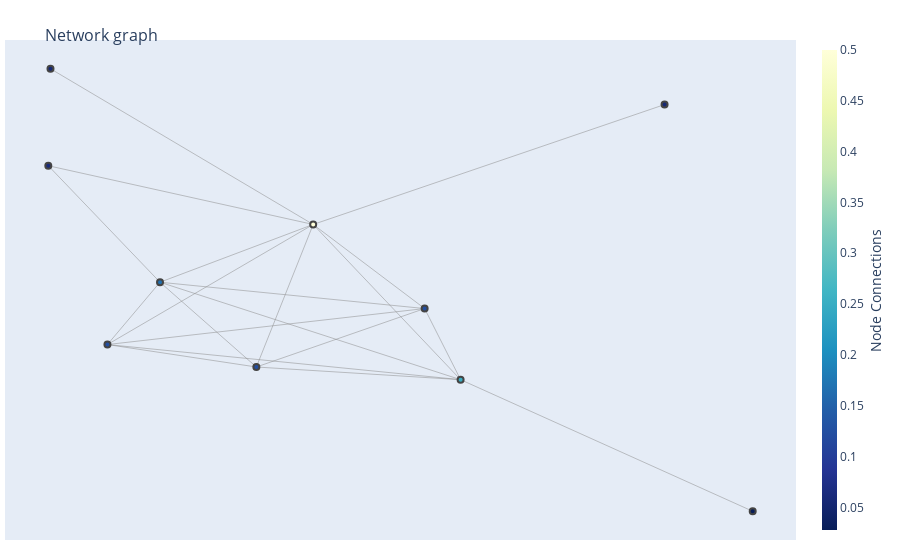

The cell this chart's notebook holds for it:
### Code cell
def remove_node_and_reconnect(g, node):
    neighbors = list(g.neighbors(node))
    for i in neighbors:
        for j in neighbors:
            if i != j:
                # Duplicated edges naturally not possible on a graph
                g.add_edge(i, j)
    # g.remove_node(node)
    
remove_node_and_reconnect(g, 0)
rumor_center_lookup = raw.get_rumor_centrality_lookup(raw.networkx_graph_to_adj_list(g))
markers = list(map(lambda x: x[1], sorted(rumor_center_lookup.items())))
plot_nx_graph(g, markers, [f"node {n} - {markers[i]}" for i, n in enumerate(g.nodes)])

### Figure 1 — Plotly figure (JSON) as saved in the notebook; plotly's stock layout.template omitted (floating-point values rounded to 4 significant figures)
{"data": [{"hoverinfo": "none", "line": {"color": "#888", "width": 0.5}, "mode": "lines", "type": "scatter", "x": [-0.09205, 0.1376, null, -0.09205, -0.01453, null, -0.09205, -0.2235, null, -0.09205, 0.1866, null, -0.09205, -0.2953, null, 0.1376, -0.01453, null, 0.1376, -0.2235, null, 0.1376, 0.1866, null, 0.1376, -0.2953, null, -0.01453, -0.01453, null, -0.01453, -0.373, null, -0.01453, -0.3759, null, -0.01453, 0.4649, null, -0.01453, -0.2235, null, -0.01453, 0.1866, null, -0.01453, -0.2953, null, -0.3759, -0.2235, null, -0.2235, 0.1866, null, -0.2235, -0.2953, null, 0.1866, 0.5852, null, 0.1866, -0.2953, null], "y": [-0.3877, -0.1396, null, -0.3877, 0.2174, null, -0.3877, -0.02781, null, -0.3877, -0.4415, null, -0.3877, -0.2924, null, -0.1396, 0.2174, null, -0.1396, -0.02781, null, -0.1396, -0.4415, null, -0.1396, -0.2924, null, 0.2174, 0.2174, null, 0.2174, 0.8784, null, 0.2174, 0.4667, null, 0.2174, 0.7264, null, 0.2174, -0.02781, null, 0.2174, -0.4415, null, 0.2174, -0.2924, null, 0.4667, -0.02781, null, -0.02781, -0.4415, null, -0.02781, -0.2924, null, -0.4415, -1, null, -0.4415, -0.2924, null]}, {"hoverinfo": "text", "marker": {"color": [0.125, 0.125, 0.5, 0.0625, 0.1667, 0.25, 0.05556, 0.05556, 0.02778, 0.125], "colorbar": {"thickness": 15, "title": {"side": "right", "text": "Node Connections"}, "xanchor": "left"}, "colorscale": [[0, "rgb(255,255,217)"], [0.125, "rgb(237,248,177)"], [0.25, "rgb(199,233,180)"], [0.375, "rgb(127,205,187)"], [0.5, "rgb(65,182,196)"], [0.625, "rgb(29,145,192)"], [0.75, "rgb(34,94,168)"], [0.875, "rgb(37,52,148)"], [1, "rgb(8,29,88)"]], "line": {"width": 2}, "reversescale": true, "showscale": true}, "mode": "markers", "text": ["node 0 - 0.125", "node 1 - 0.125", "node 2 - 0.5", "node 3 - 0.0625", "node 4 - 0.16666666666666666", "node 5 - 0.25", "node 6 - 0.05555555555555555", "node 7 - 0.05555555555555555", "node 8 - 0.027777777777777776", "node 9 - 0.125"], "type": "scatter", "x": [-0.09205, 0.1376, -0.01453, -0.3759, -0.2235, 0.1866, 0.4649, -0.373, 0.5852, -0.2953], "y": [-0.3877, -0.1396, 0.2174, 0.4667, -0.02781, -0.4415, 0.7264, 0.8784, -1, -0.2924]}], "layout": {"hovermode": "closest", "margin": {"b": 20, "l": 5, "r": 5, "t": 40}, "showlegend": false, "title": {"font": {"size": 16}, "text": "<br>Network graph"}, "xaxis": {"showgrid": false, "showticklabels": false, "zeroline": false}, "yaxis": {"showgrid": false, "showticklabels": false, "zeroline": false}}}
